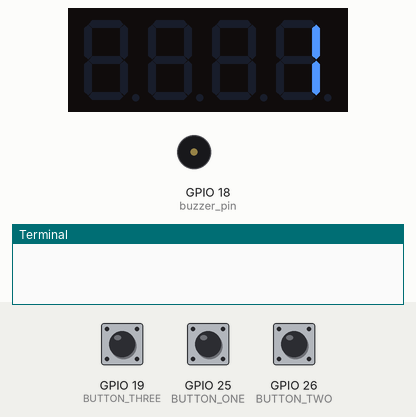
This program was run on a simulated Raspberry Pi (BCM pin numbers). Parts: 4-digit seven-segment display, buzzer (waves = sounding, pin HIGH), the last lines printed to the terminal. The inputs (shaded band) are chosen by the test bench; at power-on: GPIO 26 (BUTTON_TWO) HIGH, GPIO 19 (BUTTON_THREE) HIGH, GPIO 25 (BUTTON_ONE) HIGH.

Above: at 1.2 s.
1.3 s: GPIO 26 (BUTTON_TWO) pulled LOW for 0.15 s
4.4 s: GPIO 19 (BUTTON_THREE) pulled LOW for 1 s
At 4.65 s:
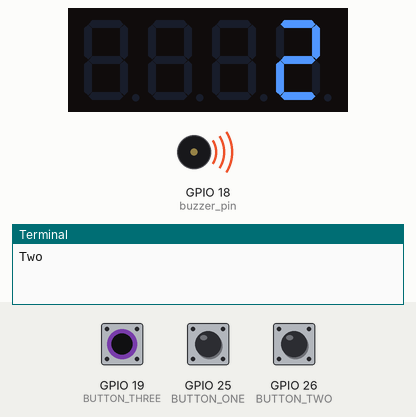
8.4 s: GPIO 25 (BUTTON_ONE) pulled LOW for 1 s
At 13.3 s:
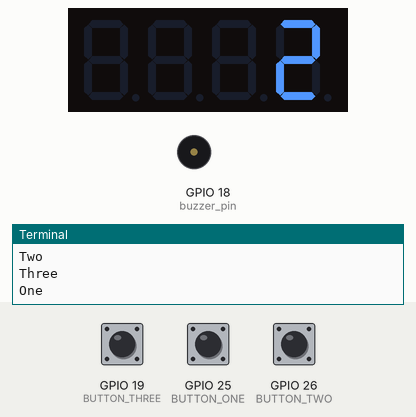
Timing chart, 0 to 16.9 s (numbered marks = the images above; inputs shaded):
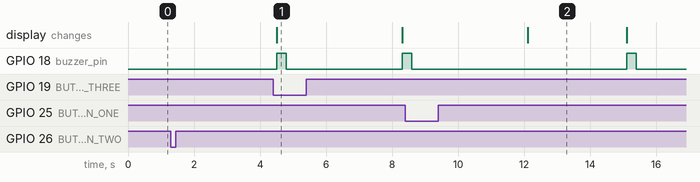

Measured:
- after the input at 8.4 s, the display: changes after 3.7 s (image 2)

The program:

elevator.py
```python
import RPi.GPIO as GPIO
import time
import Queue as queue
from Adafruit_LED_Backpack import SevenSegment

GPIO.setmode(GPIO.BCM)

#GPIO Setup for the buttons
BUTTON_ONE = 25
BUTTON_TWO = 26
BUTTON_THREE = 19

buzzer_pin = 18

GPIO.setup(BUTTON_ONE, GPIO.IN, pull_up_down=GPIO.PUD_UP)
GPIO.setup(BUTTON_TWO, GPIO.IN, pull_up_down=GPIO.PUD_UP)
GPIO.setup(BUTTON_THREE, GPIO.IN, pull_up_down=GPIO.PUD_UP)

#Buzzer
GPIO.setup(buzzer_pin, GPIO.OUT)
GPIO.output(buzzer_pin, GPIO.LOW)

segment = SevenSegment.SevenSegment(address=0x70)

# Initialize the display. Must be called once before using the display.
segment.begin()

floorQ = queue.Queue()

def updateNumeric(floorNumber):
    if floorNumber == 1:
         segment.set_digit(3, 1)
    elif floorNumber == 2:
         segment.set_digit(3, 2)
    elif floorNumber == 3:
         segment.set_digit(3, 3)
    segment.write_display()

def runBuzzer():
    # Make buzzer sound
    GPIO.output(buzzer_pin, GPIO.HIGH)
    time.sleep(0.3)
    # Stop buzzer sound
    GPIO.output(buzzer_pin, GPIO.LOW)
    time.sleep(0.3)

def switchfloor(floor, currentFloor):

    while currentFloor != floor:
        if currentFloor < floor:
            currentFloor += 1
            time.sleep(3)
            updateNumeric(currentFloor)

        if currentFloor > floor:
            currentFloor -= 1
            time.sleep(3)
            updateNumeric(currentFloor)

    if currentFloor == floor:
         runBuzzer()
         return currentFloor


def main():
    try:
        currentFloor = 1
        updateNumeric(currentFloor)
        while True:
            input_state_one = GPIO.input(BUTTON_ONE)
            input_state_two = GPIO.input(BUTTON_TWO)
            input_state_three = GPIO.input(BUTTON_THREE)
            if input_state_one == False:
                print("One")
                floorQ.put(1)
                time.sleep(0.2)

            if input_state_two == False:
                print("Two")
                floorQ.put(2)
                time.sleep(0.2)

            if input_state_three == False:
                print("Three")
                floorQ.put(3)
                time.sleep(0.2)

            while not floorQ.empty():
                currentFloor = switchfloor(floorQ.get(), currentFloor)
    except KeyboardInterrupt:
         segment.clear()
         segment.write_display()
         GPIO.cleanup()

if __name__ == "__main__":
    main()
```
